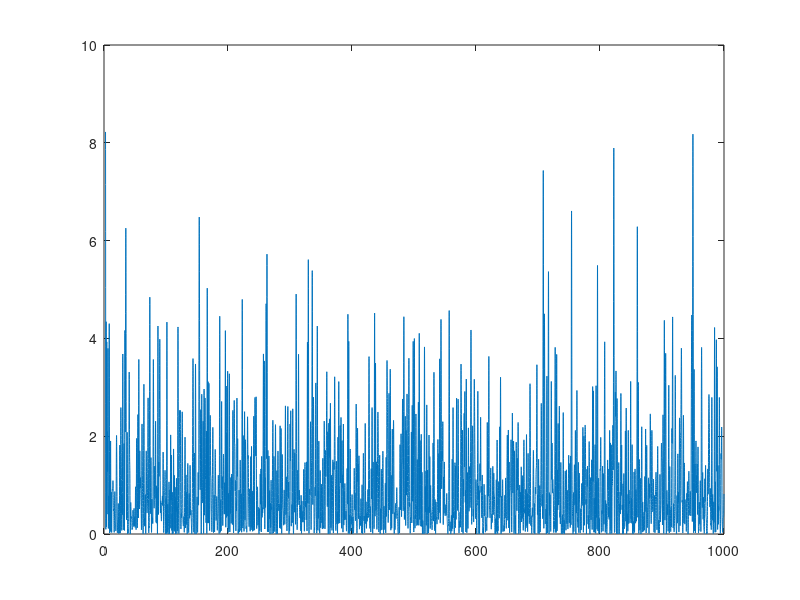

Here is the MATLAB script that generated this plot:
% evdemo_period periodicita' eventi

pi2=2*pi;
res=20;
frmax=1000;
nev=500;

% t=[100 100.101 100.203 100.499];
t=rand(1,nev);

dfr=1/(max(t)-min(t));

n=floor(frmax*res/dfr);
fr=(0:n-1)*dfr/res;
s=(1:n)*0;

for i = 1:n
    om=fr(i)*pi2;
    s(i)=sum(exp(j*om*t));
end

s=(abs(s).^2)/nev;

figure, plot(fr(50:n),s(50:n));